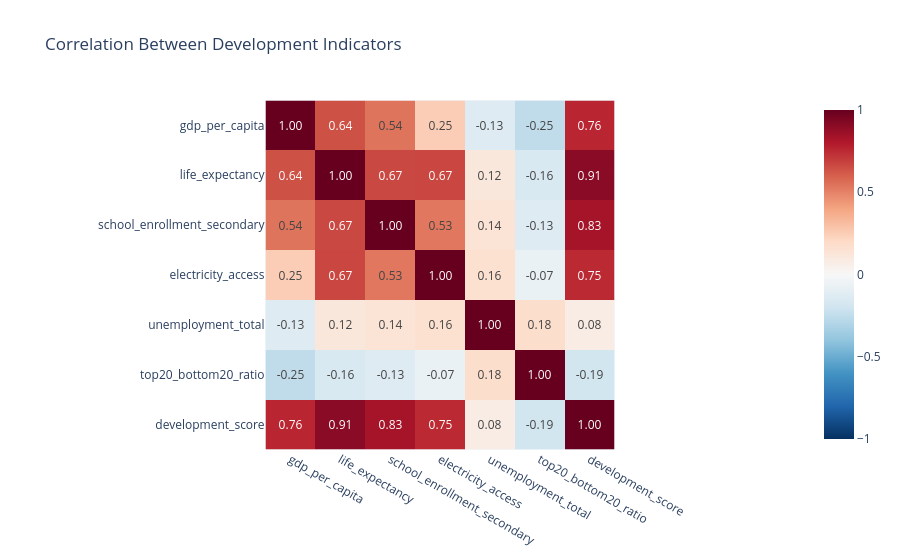

Write notebook code for a chart like this one.
### Markdown cell above
## 5. Multidimensional Correlation Analysis
**Intent:** If economic capability (GDP) is just one piece of poverty alleviation, how do infrastructure (electricity), education (secondary enrollment), and health (life expectancy) interplay into closing the divide?
**Insight:** The interaction heatmap mathematically uncovers non-financial drivers. For example, observe the negative correlation gradients — investments in schooling and electrification typically exhibit a stronger equalizing effect structurally than raw monetary flux.

### Code cell
import plotly.express as px

corr_cols = [
    "gdp_per_capita",
    "life_expectancy",
    "school_enrollment_secondary",
    "electricity_access",
    "unemployment_total",
    "top20_bottom20_ratio",
    "development_score"
]

corr_matrix = merged_df[corr_cols].corr()

fig = px.imshow(
    corr_matrix,
    text_auto=".2f",
    color_continuous_scale="RdBu_r",
    title="Correlation Between Development Indicators"
)

# center color scale
fig.update_coloraxes(cmid=0)

# customize hover text
fig.update_traces(
    hovertemplate=
    "<b>Indicator 1:</b> %{x}<br>" +
    "<b>Indicator 2:</b> %{y}<br>" +
    "<b>Correlation:</b> %{z:.2f}<extra></extra>"
)

fig.show()

### Figure 1 — Plotly figure (JSON) as saved in the notebook; plotly's stock layout.template omitted (floating-point values rounded to 4 significant figures)
{"data": [{"coloraxis": "coloraxis", "hovertemplate": "<b>Indicator 1:</b> %{x}<br><b>Indicator 2:</b> %{y}<br><b>Correlation:</b> %{z:.2f}<extra></extra>", "name": "0", "texttemplate": "%{z:.2f}", "type": "heatmap", "x": ["gdp_per_capita", "life_expectancy", "school_enrollment_secondary", "electricity_access", "unemployment_total", "top20_bottom20_ratio", "development_score"], "xaxis": "x", "y": ["gdp_per_capita", "life_expectancy", "school_enrollment_secondary", "electricity_access", "unemployment_total", "top20_bottom20_ratio", "development_score"], "yaxis": "y", "z": [[1.0, 0.6421, 0.5419, 0.2507, -0.1326, -0.2541, 0.7639], [0.6421, 1.0, 0.6661, 0.6694, 0.1155, -0.1555, 0.906], [0.5419, 0.6661, 1.0, 0.5347, 0.1431, -0.1326, 0.8339], [0.2507, 0.6694, 0.5347, 1.0, 0.1599, -0.07218, 0.7514], [-0.1326, 0.1155, 0.1431, 0.1599, 1.0, 0.1801, 0.07776], [-0.2541, -0.1555, -0.1326, -0.07218, 0.1801, 1.0, -0.1934], [0.7639, 0.906, 0.8339, 0.7514, 0.07776, -0.1934, 1.0]]}], "layout": {"coloraxis": {"cmid": 0, "colorscale": [[0, "rgb(5,48,97)"], [0.1, "rgb(33,102,172)"], [0.2, "rgb(67,147,195)"], [0.3, "rgb(146,197,222)"], [0.4, "rgb(209,229,240)"], [0.5, "rgb(247,247,247)"], [0.6, "rgb(253,219,199)"], [0.7, "rgb(244,165,130)"], [0.8, "rgb(214,96,77)"], [0.9, "rgb(178,24,43)"], [1, "rgb(103,0,31)"]]}, "title": {"text": "Correlation Between Development Indicators"}, "xaxis": {"anchor": "y", "constrain": "domain", "domain": [0, 1], "scaleanchor": "y"}, "yaxis": {"anchor": "x", "autorange": "reversed", "constrain": "domain", "domain": [0, 1]}}}
